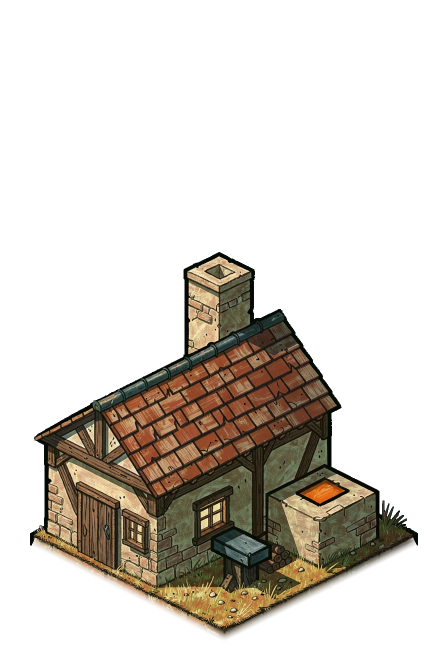
#> input picture assets/images/village/iso/forge/solid.jour.webp, 896 x 1344 px (shown at 1/2 size)
$ python -i loupe_bc_sondes8.py   (imports and definitions only)
#> lines starting #> are read from the running program, lines starting #| are printed output that depends on the picture
#> further down, picture is the input picture: PIL image 896x1344 RGBA; mean R, G, B, A 33.6, 28.6, 21, 66.4
#!/usr/bin/env python3
"""Loupe BC sondes-8 (round 2): the context pass of sondes-7 again, with a dominant road that touches the gate, thin
tracks, a broken wheat plot and two cottages painted in the stamp. Plus the undergrowth family (magenta strips).

    python3 scripts/iso/loupe_bc_sondes8.py prep | paint [--try N] [--n 4] | check [--try N]
                                           | build [--try N] [--pick vK] | planche [--try N] [--pick vK]
                                           | sousbois-prep | sousbois-paint [--try N] [--n 2] | sousbois-key [--try N]
                                           | sousbois-export [--pick vA,vB,vC] [--try N]

Reuses sondes-7 (and through it sondes-6 and -5) by patching its module globals: the crop, the output folder, the
prompt, the hints and the stamp build. The clean meadow of sondes-6 is the base. Dev only, nothing wired.
FLUX through iso_loop's registry. cible.png is never sent to FLUX, no Thronebreaker or moodboard image.
"""
import argparse
import concurrent.futures
import json
import math
import pathlib
import sys

sys.path.insert(0, str(pathlib.Path(__file__).parent))
sys.path.insert(0, str(pathlib.Path(__file__).parent.parent))
import loupe_bc_sondes5 as S5
import loupe_bc_sondes6 as M
import loupe_bc_sondes7 as P
import loupe_targets as T
import rues_port as R
from iso_loop import FLUX3, guard_endpoint, reserve, settle
from lib import flux
from PIL import Image, ImageChops, ImageDraw, ImageFilter, ImageStat

ROOT = pathlib.Path(__file__).resolve().parent.parent.parent
# [1 line that did not run here, left out]
CACHE = flux.ORIGINALS.parent / "loupes-sondes8"
# [1 line that did not run here, left out]
X0, Y0, X1, Y1 = 110, 1340, 1050, 2250  # screen px of the pass: down to the road's last cell (34, 35), at screen y 2169
# [1 line that did not run here, left out]
FADE = (2150, 2236)  # the road fades only here, at its very end

# Cottage footprints, cells [i0, j0, i1, j1]: A shifted one cell down and right of the brief so that its roof clears the vegetable plot.
COTTAGES = {"A": (25.5, 21.0, 28.0, 23.5), "B": (20.5, 26.5, 23.5, 29.0)}
# Thin worn tracks, grid cells: a lane north of the wheat to cottage A and the vegetable plot, a spur to the wheat, the road to cottage B and on to the pasture gate.
TRACKS = {
    "lane": [(12.45, 19.9), (14.6, 20.2), (17.2, 19.4), (20.0, 18.9), (23.5, 19.0), (26.0, 19.1), (27.0, 19.4)],
    "ble": [(21.2, 18.95), (21.1, 19.8)],
    "potager": [(27.8, 17.6), (27.1, 16.9), (26.4, 16.2)],
    "B": [(22.04, 26.18), (22.9, 26.0), (23.6, 26.0)],
    "paturage": [(26.1, 25.6), (26.9, 25.0), (27.5, 24.2)],
}

PROMPT = (
    "Paint over image 1, a crop of a screenshot of an isometric village game, keeping its exact camera and framing. "
    "ABSOLUTE RULE: every building, palisade fence and wall, villager and the small wheat strips next to the east end of the "
    "palisade stay exactly where they are, same size, same shape, same silhouette. Do not move, add or remove any village building. "
    "Do not change the camera. The meadow below is already painted: keep it, change only what is described here. The style is given by "
    "images 2 and 3: Franco-Belgian comic ink, matte, two or three values per surface, warm late-afternoon light from the top left.\n"
    "What to paint on the ground, at the faint places hinted in image 1:\n"
    "- ONE main road, clearly the dominant element of the picture: wide packed earth in a warm pale sand-grey, hinted as a faint pale "
    "ribbon, follow it. It starts exactly in the opening of the palisade, between the two gate posts, right up to the posts and the "
    "villager standing there, with no gap and no cut end and no dirt blob, winds down the picture with a curving course, and runs all "
    "the way to the bottom where it thins out and fades into the grass. Its width varies a lot from place to place, never an even snake, "
    "edges frayed, grass biting into the road, small stones and tufts along it, no dark outline.\n"
    "- Thin worn earth tracks, much narrower and fainter than the road, curved, joining the plots to the road, never three equal branches.\n"
    "- One large wheat plot to the right of the road: flat parallel bands of golden wheat on ochre earth, its edges irregular and "
    "softened into the meadow, one corner of its outline broken and bitten by grass, a short row cut in the middle, never a rectangle "
    "and never a grid of squares, with a few stooks of wheat, big enough to read from far away.\n"
    "- One vegetable plot at the upper right: tilled rows with green plants, a low wooden fence and a well, edges blended into the grass.\n"
    "- One pasture at the lower right: a LIGHT thin timber fence round worn grass, 2 or 3 white sheep and a hay pile inside.\n"
    "- Two small farm cottages, painted flat into the ground like the rest, one at the right of the wheat between the vegetable plot "
    "and the pasture, one just right of the road lower down: thatched or terracotta-tiled roof, cream plastered walls with dark timber "
    "frame, a brick chimney, a wooden door facing its track, a stone base with a small yard, and a few objects around each (a barrel, a "
    "crate, a woodpile, a bench, a cart, a small garden bed). Each stands on the earth with a stone foundation, no cast shadow on the ground.\n"
    "- The meadow stays olive (like #6A7442 in sunlight), less green and not yellow, large calm areas, very few flowers.\n"
    "The ground carries NO trees at all and NO tree shadows and no cast shadows of any kind (trees are added later by the game): bushes "
    "under knee height and rocks are fine.\n"
    "No text, no letters, no runes, no glossy surfaces, no noise texture, no perfect symmetry, no vignette frame, no sky. "
    "The camera stays high; the land fills the whole image. No small symbols or icons.\n"
)


def px(g):
    x, y = M.g2s(g)
    return (x - X0) * UP, (y + M.TOP - Y0) * UP


def road_pts():
    line, _ = M.route_line()
    line = [(line[0][0] + 0.02, line[0][1] - 0.55)] + line  # up into the palisade opening
    return S5.resample([M.g2s(g) for g in line], 3)  # crop-relative screen px (y from M.TOP), 1x


def half_widths(n):
    return [(35 - 9 * k / n) * (1 + 0.22 * math.sin(k / 9.0) + 0.13 * math.sin(k / 3.1 + 1)) * (1 - 0.7 * max(0.0, (k / n - 0.9) / 0.1) ** 1.5) for k in range(n)]


def hints(im):
    ov = Image.new("RGBA", im.size, (0, 0, 0, 0))
    pts1 = road_pts()
    pts = [((x - X0) * UP, (y + M.TOP - Y0) * UP) for x, y in pts1]
    half = [h * UP for h in half_widths(len(pts))]
    road = Image.new("RGBA", im.size, (0, 0, 0, 0))
    ImageDraw.Draw(road).polygon(S5.ribbon_poly(pts, half, 5), fill=(190, 179, 152, 175))
    fade = Image.new("L", im.size, 255)
    fd = ImageDraw.Draw(fade)
    for y in range(im.height):
        sy = Y0 + y / UP
        if sy > FADE[0]:
            fd.line([(0, y), (im.width, y)], fill=max(0, int(255 * (1 - (sy - FADE[0]) / (FADE[1] - FADE[0])))))
    road.putalpha(ImageChops.multiply(road.getchannel("A"), fade))
    ov = Image.alpha_composite(ov, road)
    d = ImageDraw.Draw(ov)

    def quad(r):
        a, b, c, e = r
        return [px((a, b)), px((c, b)), px((c, e)), px((a, e))]

    Pa = R.PARCELLES
    d.polygon(quad(Pa["ble"]), fill=(192, 150, 88, 120))
    d.polygon(quad(Pa["potager"]), fill=(112, 92, 62, 110))
    d.polygon(quad(Pa["paturage"]), fill=(150, 150, 96, 80))
    for k, tr in enumerate(TRACKS.values()):
        p = S5.resample([px(g) for g in tr], 6)
        d.polygon(S5.ribbon_poly(p, [4.5 * UP] * len(p), 12 + k), fill=(184, 168, 134, 135))
    for r in COTTAGES.values():  # a faint footprint and a roof ridge, so that the model finds where to put a house
        base = quad(r)
        d.polygon(base, fill=(205, 192, 160, 110))
        cx = sum(p[0] for p in base) / 4
        cy = sum(p[1] for p in base) / 4
        d.polygon([(cx - 70, cy - 20), (cx, cy - 95), (cx + 70, cy - 20), (cx, cy + 30)], fill=(150, 85, 62, 90))
    ov = ov.filter(ImageFilter.GaussianBlur(5))
    return Image.alpha_composite(im.convert("RGBA"), ov).convert("RGB")


def keep_boxes():
    """The sondes-7 boxes, with the three sprites of the gate opening cut down so that the road reaches them."""
    boxes = []
    for s in M.DUMP["sprites"]:
        lay = s.get("layer")
        keep = lay in M.KEEP and not s.get("screenFixed") and s["y"] + s["h"] > M.TOP and s["y"] < M.BOT
        if lay == "field" and (s["tileI"], s["tileJ"]) in P.PLAN_BLOCK:
            boxes.append((s["x"], s["y"], s["x"] + s["w"], s["y"] + s["h"]))
        if not keep:
            continue
        x0, y0, x1, y1 = s["x"], s["y"], s["x"] + s["w"], s["y"] + s["h"]
        if lay == "wall" and s["tileJ"] == 16 and s["tileI"] in (11, 13):  # the two gate posts: only the post, not the grass under its box
            y1 -= 18
        if lay == "villager" and (s["tileI"], s["tileJ"]) == (12, 16):  # the gate villager: its figure only
            x0, y0, x1, y1 = x0 + 14, y0 + 6, x1 - 14, y1 - 6
        boxes.append((x0, y0, x1, y1))
    return boxes


def corridor(size, scale, origin_y, n_pts=70, extra=10):
    """The road's first stretch from the gate, as a soft mask in the pixels of a full-crop image of `size`."""
    m = Image.new("L", size, 0)
    pts = [(x * scale, (y - origin_y + M.TOP) * scale) for x, y in road_pts()[:n_pts]]
    half = [(h + extra) * scale for h in half_widths(len(pts))]
    ImageDraw.Draw(m).polygon(S5.ribbon_poly(pts, half, 5), fill=255)
    return m.filter(ImageFilter.GaussianBlur(10))


def context():
    ground = M.tint(Image.open(M.OUT / "meadow_blend.png").convert("RGB")).resize((1080, M.BOT - M.TOP), Image.LANCZOS)
    calm = ground.filter(ImageFilter.MedianFilter(9))
    ramp = Image.new("L", ground.size, 0)
    rd = ImageDraw.Draw(ramp)
    for x in range(560, 1080):
        rd.line([(x, 0), (x, ground.height)], fill=min(255, int(255 * (x - 560) / 200)))
    ground = Image.composite(calm, ground, ramp)
    cap = S5.base().crop((0, M.TOP, 1080, M.BOT))
    keep = Image.new("L", cap.size, 0)
    d = ImageDraw.Draw(keep)
    for x0, y0, x1, y1 in keep_boxes():
        d.rectangle((x0, y0 - M.TOP, x1, y1 - M.TOP), fill=255)
    keep = keep.filter(ImageFilter.MaxFilter(13)).filter(ImageFilter.GaussianBlur(3))
    return Image.composite(cap, ground, keep)


def prep():
    OUT.mkdir(parents=True, exist_ok=True)
    CACHE.mkdir(parents=True, exist_ok=True)
    ctx = context()
    ctx.save(OUT / "contexte_ecran.png")
    inp = hints(ctx.crop((X0, Y0 - M.TOP, X1, Y1 - M.TOP)).resize((CW, CH), Image.LANCZOS))
    inp.save(CACHE / "in.png")
    inp.save(OUT / "entree.png")
    print("input", inp.size)


def build(attempt, pick):
    """The draw back to raw tones over the sondes-6 meadow, ground only: one RGBA stamp for band t4-6."""
    from cuire_sol import centre_px

    v = M.tint(Image.open(OUT / f"contexte_try{attempt}" / f"{pick}.png").convert("RGB").resize((CW, CH), Image.LANCZOS), inverse=True)
    full = Image.open(M.OUT / "meadow_blend.png").convert("RGB")
    ramp = Image.new("L", (CW, CH), 0)
    ImageDraw.Draw(ramp).rectangle((120, 120, CW - 121, CH - 61), fill=255)
    full.paste(v, (X0 * UP, (Y0 - M.TOP) * UP), ramp.filter(ImageFilter.GaussianBlur(50)))
    W, H = M.W, M.H
    edge = Image.new("L", (W, H), 0)
    ImageDraw.Draw(edge).rectangle((90, 90, W - 91, H), fill=255)
    keep = Image.new("L", (W, H), 0)
    kd = ImageDraw.Draw(keep)
    for a, b, c, e in keep_boxes():
        kd.rectangle((a * UP, (b - M.TOP) * UP, c * UP, (e - M.TOP) * UP), fill=255)
    keep = keep.filter(ImageFilter.MaxFilter(25)).filter(ImageFilter.GaussianBlur(12))
    keep = ImageChops.multiply(keep, Image.eval(corridor((W, H), UP, 0), lambda p: 255 - p))  # the road goes right up to the posts
    alpha = ImageChops.multiply(Image.eval(keep, lambda p: 255 - p), edge.filter(ImageFilter.GaussianBlur(45)))
    alpha = ImageChops.multiply(alpha, M.ground_alpha())
    rgba = full.convert("RGBA")
    rgba.putalpha(alpha)
    x0, y0 = (round(t) for t in S5.scr2ter(0, M.TOP))
    cx, cy = x0 + W / 2, y0 + H / 2
    best = min(((i, j) for i in range(40) for j in range(40)), key=lambda t: (centre_px(*t)[0] - cx) ** 2 + (centre_px(*t)[1] - cy) ** 2)
    ox, oy = round(centre_px(*best)[0] - cx), round(centre_px(*best)[1] - cy)
    hw, hh = W // 2 + abs(ox), H // 2 + abs(oy)
    canvas = Image.new("RGBA", (2 * hw, 2 * hh), (0, 0, 0, 0))
    canvas.alpha_composite(rgba, (hw - ox - W // 2, hh - oy - H // 2))
    canvas.save(OUT / "sol_r2.webp", lossless=True)
    canvas.save(OUT / "stamp.png")
    alpha.save(OUT / "masque.png")
    (OUT.parent / "stamps.json").write_text(json.dumps([{"asset": "sondes/sol_r2.webp", "tile": list(best), "flip": False, "band": "t4-6"}]))
    rgba.save(CACHE / "stamp_crop.png")
    print("stamp", canvas.size, "tile", best, "offset", ox, oy)


def shown_screen():
    st = Image.open(CACHE / "stamp_crop.png")
    rgb = M.tint(st.convert("RGB")).resize((1080, M.BOT - M.TOP), Image.LANCZOS)
    al = st.getchannel("A").resize((1080, M.BOT - M.TOP), Image.LANCZOS)
    over = Image.new("RGBA", S5.base().size)
    rg = rgb.convert("RGBA")
    rg.putalpha(al)
    over.paste(rg, (0, M.TOP))
    return Image.alpha_composite(S5.base().convert("RGBA"), over).convert("RGB")


def sb_panels(shown):
    """The forest mass alone, then with the three strips at its foot, on the stamped ground at in-game size (mass 300 px wide)."""
    box = (480, 1720, 1020, 2080)
    sc = 300 / 448
    masse = Image.open(SB / "feuillus.webp").convert("RGBA")
    masse = masse.resize((round(masse.width * sc), round(masse.height * sc)), Image.LANCZOS)
    panels = []
    for strips in (False, True):
        pn = shown.crop(box).convert("RGBA")
        x, y = (pn.width - masse.width) // 2, pn.height - masse.height - 60
        if strips:
            for n, dx in ((2, -120), (1, -40), (3, 70)):
                st = Image.open(SB / f"sousbois_{n}.webp").convert("RGBA")
                st = st.resize((round(st.width * sc), round(st.height * sc)), Image.LANCZOS)
                pn.alpha_composite(st, (x + dx, y))
        pn.alpha_composite(masse, (x, y))
        if strips:  # the strips lie at the foot: drawn again over the trunks' base, behind nothing
            for n, dx in ((2, -120), (1, -40), (3, 70)):
                st = Image.open(SB / f"sousbois_{n}.webp").convert("RGBA")
                st = st.resize((round(st.width * sc), round(st.height * sc)), Image.LANCZOS)
                lower = st.crop((0, st.height * 3 // 4, st.width, st.height))
                pn.alpha_composite(lower, (x + dx, y + st.height * 3 // 4))
        panels.append(pn.convert("RGB"))
    row = Image.new("RGB", (1090, panels[0].height), (20, 20, 20))
    row.paste(panels[0], (0, 0))
    row.paste(panels[1], (550, 0))
    return row


def planche(attempt, pick):
    build(attempt, pick)
    shown = shown_screen()
    shown.save(OUT / "ecran.png")
    w = 540
    left = shown.resize((w, int(shown.height * w / shown.width)), Image.LANCZOS)
    tgt = Image.open(T.LOUPES / "targets/p06-jour/cible.png").convert("RGB")
    right = tgt.resize((w, int(tgt.height * w / tgt.width)), Image.LANCZOS)
    top = Image.new("RGB", (2 * w + 10, max(left.height, right.height)), (20, 20, 20))
    top.paste(left, (0, 0))
    top.paste(right, (w + 10, 0))
    gate = shown.crop((250, 1300, 520, 1460)).resize((1080, 640), Image.LANCZOS)
    row = sb_panels(shown)
    out = Image.new("RGB", (top.width, top.height + 10 + 640 + 10 + row.height), (20, 20, 20))
    out.paste(top, (0, 0))
    out.paste(gate, (0, top.height + 10))
    out.paste(row, (0, top.height + 10 + 640 + 10))
    out.save(OUT / "planche.webp", quality=88)
    print("planche", out.size)


# ----------------------------------------------------------------------------------------------- undergrowth family
SB = ROOT / "assets/images/village/iso/foret"
SB_W, SB_H = 0, 0  # set from the size of foret/bord_crete.webp in sb_size()
SB_EACH = 0.07
SB_PROMPT = (
    "Paint three low wide strips of forest undergrowth, side by side stacked vertically on a flat solid magenta #FF00FF "
    "background, each strip separated from the next by plain magenta. Each strip is a long thin band seen from a high isometric "
    "camera, the ground cover that lies at the foot of a forest: ferns, moss clumps, tangled tree roots, grass tufts, small "
    "stones, fallen leaves, a few mushrooms. Strip one mostly ferns, strip two mostly moss and roots, strip three mostly small stones "
    "and grass. Franco-Belgian comic ink like the forest masses of image 1, thin dark ink outline, matte, two or three values per "
    "surface. Warm yellow-green light on the top-left parts, blue-green cool shade on the underside. Each strip is wide and low, about "
    "four times wider than tall, with a ragged top edge and a ragged bottom edge that dissolve into nothing, no ground slab, no disc, "
    "no oval base, no shadow, no flat ground under it, only the plants themselves floating on the magenta. No trunk, no tree, "
    "no text, no letters, no frame, no border, no magenta inside the plants.\n"
)


def sb_size():
    return Image.open(SB / "bord_crete.webp").size


def sousbois_prep():
    CACHE.mkdir(parents=True, exist_ok=True)
    OUT.mkdir(parents=True, exist_ok=True)
    refs = []
    for name in ("feuillus", "bouleaux"):
        im = Image.open(SB / f"{name}.webp").convert("RGBA")
        bg = Image.new("RGB", im.size, (255, 0, 255))  # the reference sits on magenta, as the answer must
        bg.paste(im, mask=im.getchannel("A"))
        p = CACHE / f"ref_{name}.png"
        bg.save(p)
        refs.append(p)
    print("refs", [Image.open(p).size for p in refs], "ratchet size", sb_size())


def sousbois_paint(attempt, n):
    guard_endpoint(FLUX3)
    d = OUT / f"sousbois_try{attempt}"
    d.mkdir(parents=True, exist_ok=True)
    cache = CACHE / d.name
    cache.mkdir(parents=True, exist_ok=True)
    outs = [cache / f"v{i}.png" for i in range(n)]
    if any(o.exists() for o in outs) or any(d.glob("v?.png")):
        sys.exit("variants exist: pass --try")
    refs = (CACHE / "ref_feuillus.png", CACHE / "ref_bouleaux.png")
    batch = reserve(n, SB_EACH + 0.03, f"loupe bc sondes8 {d.name}", None)
    responses: list = []

    def one(io):
        flux.generate(slug="loupe_bc_sondes8_sousbois", prompt=SB_PROMPT, out=io[1], width=1024, height=1024, attempts=1,
                      references=refs, extra={"width": 1024, "height": 1024}, submitted_log=responses,
                      endpoint=FLUX3, seed=9000 + 100 * attempt + io[0])

    try:
        with concurrent.futures.ThreadPoolExecutor(max_workers=n) as pool:
            list(pool.map(one, enumerate(outs)))
    finally:
        entry = settle(batch, responses)
    for o in outs:
        if o.exists():
            Image.open(o).convert("RGB").save(d / o.name)
    (d / "prompt.txt").write_text(SB_PROMPT)
    print(json.dumps({"made": [o.name for o in outs if o.exists()], "cost": entry["cost"]}))


def key_magenta(im):
    """Magenta to alpha, the fringe eaten by one px and despilled, so no pink rim stays on the ink."""
    im = im.convert("RGB")
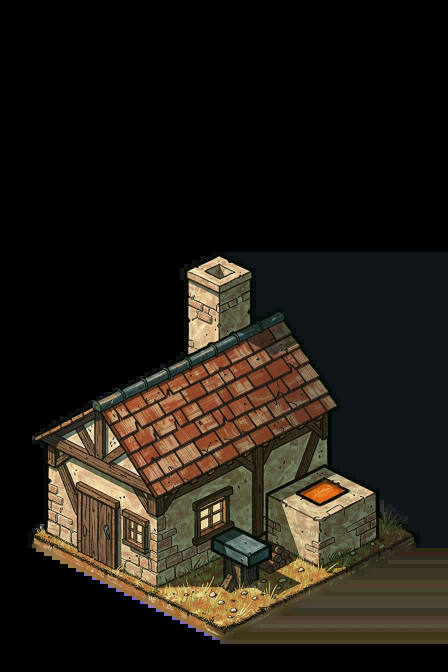
#> im: PIL image 896x1344 RGB (shown at 1/2 size); mean R, G, B 33.6, 28.6, 21
    r, g, b = im.split()
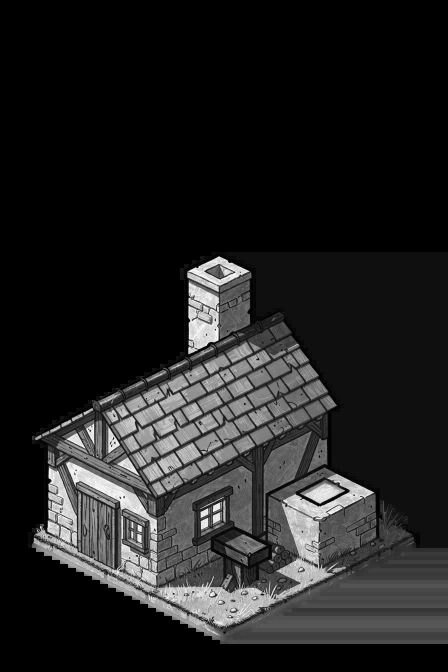
#> r: PIL image 896x1344 L (shown at 1/2 size); min 0, max 255, mean 33.6
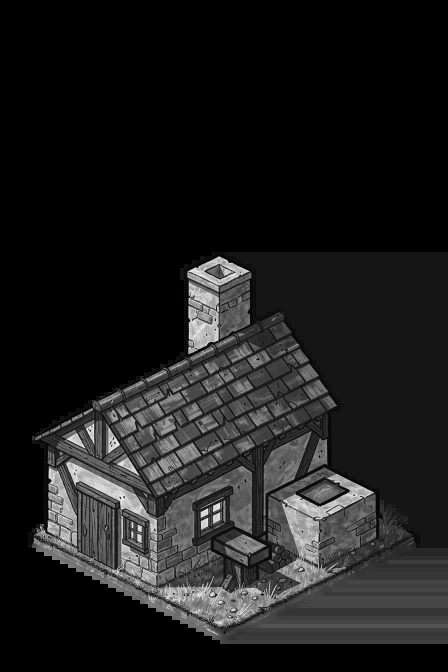
#> g: PIL image 896x1344 L (shown at 1/2 size); min 0, max 255, mean 28.6
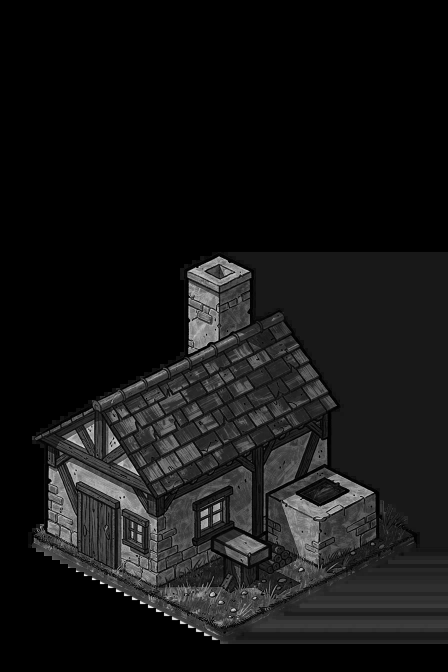
#> b: PIL image 896x1344 L (shown at 1/2 size); min 0, max 255, mean 21
    mag = ImageChops.subtract(ImageChops.darker(r, b), g).point(lambda v: 255 if v > 70 else 0)
#> mag: PIL image 896x1344 L; every value is 0
    mag = mag.filter(ImageFilter.MaxFilter(3))  # the pink halo of the antialiased edge goes with the background
    alpha = ImageChops.invert(mag).filter(ImageFilter.GaussianBlur(0.6))
#> alpha: PIL image 896x1344 L; every value is 255
    spill = ImageChops.subtract(ImageChops.darker(r, b), g).point(lambda v: max(0, v - 10))
    r = ImageChops.subtract(r, spill)
    b = ImageChops.subtract(b, spill)
    return Image.merge("RGBA", (r, g, b, alpha))


def split_strips(keyed):
    """The bands of rows that hold alpha, each cropped tight, in reading order."""
    a = keyed.getchannel("A")
    rows = [a.crop((0, y, a.width, y + 1)).getbbox() is not None and sum(a.crop((0, y, a.width, y + 1)).point(lambda v: v > 128 and 255).histogram()[255:]) > 6 for y in range(a.height)]
    out, start = [], None
    for y, on in enumerate(rows + [False]):
        if on and start is None:
            start = y
        elif not on and start is not None:
            if y - start > 40:
                band = keyed.crop((0, start, a.width, y))
                out.append(band.crop(band.getchannel("A").point(lambda v: v > 40 and 255).getbbox()))
            start = None
    return out


def sousbois_key(attempt):
    d = OUT / f"sousbois_try{attempt}"
    rep = {}
    for f in sorted(d.glob("v?.png")):
        k = key_magenta(Image.open(f))
        k.save(d / f"{f.stem}.keyed.png")
        strips = split_strips(k)
        for i, s in enumerate(strips):
            s.save(d / f"{f.stem}.s{i}.png")
        rep[f.name] = [s.size for s in strips]
    print(json.dumps(rep))


def sousbois_export(picks, attempt):
    """Three strips on one canvas size, the size of the family's other masses (448 x 384), then their nights.

    nuit_alentours.cuire is called on these three files only: its main would regrade every asset of the branch.
    """
    import nuit_alentours as N

    w, h = sb_size()
    d = OUT / f"sousbois_try{attempt}"
    for n, pick in enumerate(picks, 1):
        s = Image.open(d / f"{pick}.png").convert("RGBA")
        sc = (w - 8) / s.width
        s = s.resize((max(1, round(s.width * sc)), max(1, round(s.height * sc))), Image.LANCZOS)
        canvas = Image.new("RGBA", (w, h), (0, 0, 0, 0))
        canvas.alpha_composite(s, ((w - s.width) // 2, h - s.height - 4))  # the strip's foot sits on the canvas' foot
        dst = SB / f"sousbois_{n}.webp"
        canvas.save(dst, "WEBP", quality=80, method=6)
        print(dst.name, canvas.size, dst.stat().st_size)
        N.cuire(dst)


# [32 lines not run here, left out]

>>> from PIL import Image
>>> picture = Image.open('../../assets/images/village/iso/forge/solid.jour.webp')
>>> result = key_magenta(picture)
